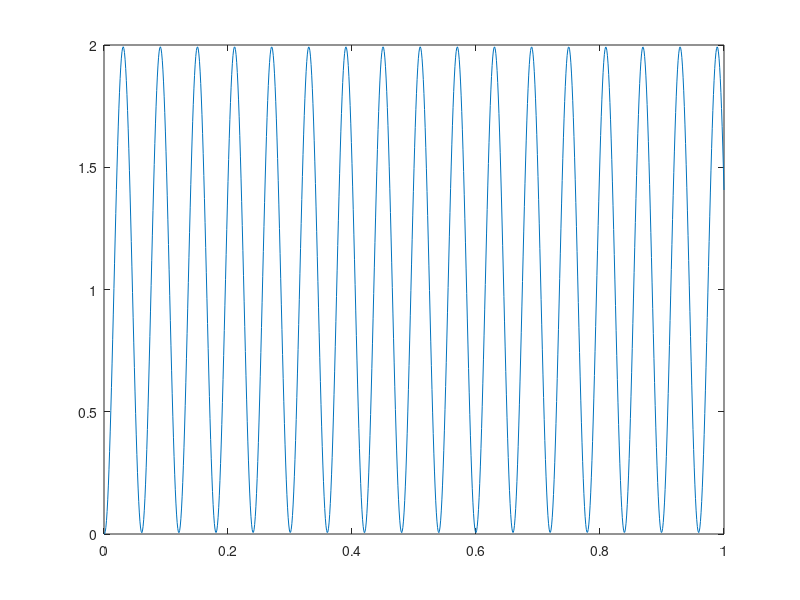

The MATLAB script that drew this image:
%numg=99*[0.074 1];
%deng=conv([1 1],[1/10 1]);
%deng=conv(deng,[1/1000 1]);
%deng=conv(deng,[0.029 1]);
%G=tf(numg,deng);
%G1=(G/(1+G));
%t=0:0.001:1;
%y1=step(G1,t);
%plot(t,y1);

k=556
numg=2*k;
deng=conv([1 1],[1/10 1]);
deng=conv(deng,[1/1000 1]);
G=tf(numg,deng);
G1=(G/(1+G));
t=0:0.001:1;
y1=step(G1,t);
plot(t,y1);
